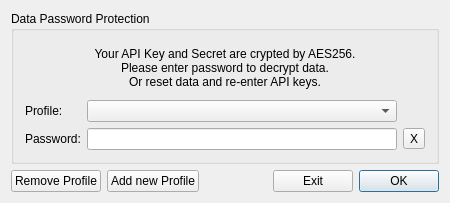
<?xml version="1.0" encoding="UTF-8"?>
<ui version="4.0">
 <class>PasswordDialog</class>
 <widget class="QDialog" name="PasswordDialog">
  <property name="geometry">
   <rect>
    <x>0</x>
    <y>0</y>
    <width>450</width>
    <height>203</height>
   </rect>
  </property>
  <property name="minimumSize">
   <size>
    <width>450</width>
    <height>0</height>
   </size>
  </property>
  <property name="windowTitle">
   <string>Qt Bitcoin Trader</string>
  </property>
  <layout class="QGridLayout" name="gridLayout_2">
   <item row="0" column="0" colspan="5">
    <widget class="QGroupBox" name="passInformText">
     <property name="title">
      <string>Data Password Protection</string>
     </property>
     <layout class="QGridLayout" name="gridLayout">
      <item row="1" column="0">
       <widget class="QLabel" name="labelPassword_2">
        <property name="text">
         <string>Profile:</string>
        </property>
        <property name="buddy">
         <cstring>profileComboBox</cstring>
        </property>
       </widget>
      </item>
      <item row="1" column="1">
       <widget class="QComboBox" name="profileComboBox"/>
      </item>
      <item row="2" column="0">
       <widget class="QLabel" name="labelPassword">
        <property name="text">
         <string>Password:</string>
        </property>
        <property name="buddy">
         <cstring>passwordEdit</cstring>
        </property>
       </widget>
      </item>
      <item row="2" column="1">
       <widget class="QLineEdit" name="passwordEdit">
        <property name="echoMode">
         <enum>QLineEdit::Password</enum>
        </property>
       </widget>
      </item>
      <item row="2" column="2">
       <widget class="QToolButton" name="toolButton">
        <property name="text">
         <string>X</string>
        </property>
       </widget>
      </item>
      <item row="0" column="0" colspan="3">
       <widget class="QLabel" name="label">
        <property name="text">
         <string>Your API Key and Secret are crypted by AES256.
Please enter password to decrypt data.
Or reset data and re-enter API keys.</string>
        </property>
        <property name="alignment">
         <set>Qt::AlignCenter</set>
        </property>
        <property name="buddy">
         <cstring>passwordEdit</cstring>
        </property>
       </widget>
      </item>
     </layout>
    </widget>
   </item>
   <item row="1" column="4">
    <widget class="QPushButton" name="okButton">
     <property name="sizePolicy">
      <sizepolicy hsizetype="Expanding" vsizetype="Fixed">
       <horstretch>0</horstretch>
       <verstretch>0</verstretch>
      </sizepolicy>
     </property>
     <property name="text">
      <string>OK</string>
     </property>
    </widget>
   </item>
   <item row="1" column="3">
    <widget class="QPushButton" name="cancelButton">
     <property name="sizePolicy">
      <sizepolicy hsizetype="Expanding" vsizetype="Fixed">
       <horstretch>0</horstretch>
       <verstretch>0</verstretch>
      </sizepolicy>
     </property>
     <property name="text">
      <string>Exit</string>
     </property>
    </widget>
   </item>
   <item row="1" column="0">
    <widget class="QPushButton" name="resetAPIButton">
     <property name="sizePolicy">
      <sizepolicy hsizetype="Preferred" vsizetype="Fixed">
       <horstretch>0</horstretch>
       <verstretch>0</verstretch>
      </sizepolicy>
     </property>
     <property name="text">
      <string>Remove Profile</string>
     </property>
    </widget>
   </item>
   <item row="1" column="1">
    <widget class="QPushButton" name="addNewProfile">
     <property name="sizePolicy">
      <sizepolicy hsizetype="Preferred" vsizetype="Fixed">
       <horstretch>0</horstretch>
       <verstretch>0</verstretch>
      </sizepolicy>
     </property>
     <property name="text">
      <string>Add new Profile</string>
     </property>
    </widget>
   </item>
   <item row="1" column="2">
    <spacer name="horizontalSpacer">
     <property name="orientation">
      <enum>Qt::Horizontal</enum>
     </property>
     <property name="sizeHint" stdset="0">
      <size>
       <width>40</width>
       <height>20</height>
      </size>
     </property>
    </spacer>
   </item>
  </layout>
 </widget>
 <layoutdefault spacing="6" margin="11"/>
 <tabstops>
  <tabstop>passwordEdit</tabstop>
  <tabstop>profileComboBox</tabstop>
  <tabstop>okButton</tabstop>
  <tabstop>toolButton</tabstop>
  <tabstop>resetAPIButton</tabstop>
  <tabstop>addNewProfile</tabstop>
  <tabstop>cancelButton</tabstop>
 </tabstops>
 <resources/>
 <connections>
  <connection>
   <sender>toolButton</sender>
   <signal>clicked()</signal>
   <receiver>passwordEdit</receiver>
   <slot>clear()</slot>
   <hints>
    <hint type="sourcelabel">
     <x>412</x>
     <y>133</y>
    </hint>
    <hint type="destinationlabel">
     <x>381</x>
     <y>130</y>
    </hint>
   </hints>
  </connection>
  <connection>
   <sender>okButton</sender>
   <signal>clicked()</signal>
   <receiver>PasswordDialog</receiver>
   <slot>accept()</slot>
   <hints>
    <hint type="sourcelabel">
     <x>438</x>
     <y>191</y>
    </hint>
    <hint type="destinationlabel">
     <x>422</x>
     <y>201</y>
    </hint>
   </hints>
  </connection>
  <connection>
   <sender>passwordEdit</sender>
   <signal>returnPressed()</signal>
   <receiver>okButton</receiver>
   <slot>click()</slot>
   <hints>
    <hint type="sourcelabel">
     <x>323</x>
     <y>142</y>
    </hint>
    <hint type="destinationlabel">
     <x>438</x>
     <y>191</y>
    </hint>
   </hints>
  </connection>
  <connection>
   <sender>cancelButton</sender>
   <signal>clicked()</signal>
   <receiver>PasswordDialog</receiver>
   <slot>reject()</slot>
   <hints>
    <hint type="sourcelabel">
     <x>338</x>
     <y>191</y>
    </hint>
    <hint type="destinationlabel">
     <x>236</x>
     <y>202</y>
    </hint>
   </hints>
  </connection>
  <connection>
   <sender>resetAPIButton</sender>
   <signal>clicked()</signal>
   <receiver>PasswordDialog</receiver>
   <slot>resetDataSlot()</slot>
   <hints>
    <hint type="sourcelabel">
     <x>83</x>
     <y>191</y>
    </hint>
    <hint type="destinationlabel">
     <x>81</x>
     <y>200</y>
    </hint>
   </hints>
  </connection>
  <connection>
   <sender>passwordEdit</sender>
   <signal>textChanged(QString)</signal>
   <receiver>PasswordDialog</receiver>
   <slot>checkToEnableButton(QString)</slot>
   <hints>
    <hint type="sourcelabel">
     <x>334</x>
     <y>136</y>
    </hint>
    <hint type="destinationlabel">
     <x>449</x>
     <y>93</y>
    </hint>
   </hints>
  </connection>
  <connection>
   <sender>addNewProfile</sender>
   <signal>clicked()</signal>
   <receiver>PasswordDialog</receiver>
   <slot>addNewProfile()</slot>
   <hints>
    <hint type="sourcelabel">
     <x>153</x>
     <y>179</y>
    </hint>
    <hint type="destinationlabel">
     <x>157</x>
     <y>307</y>
    </hint>
   </hints>
  </connection>
 </connections>
 <slots>
  <slot>resetDataSlot()</slot>
  <slot>checkToEnableButton(QString)</slot>
  <slot>addNewProfile()</slot>
 </slots>
</ui>
